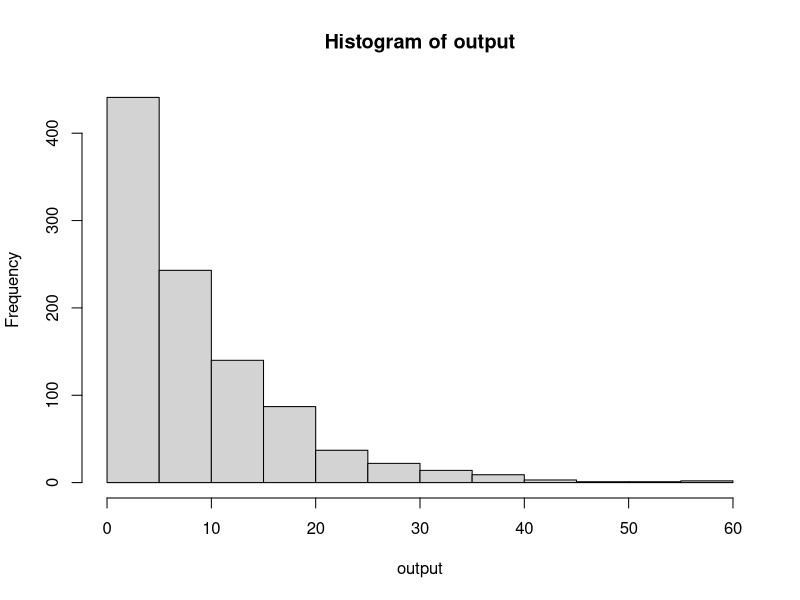
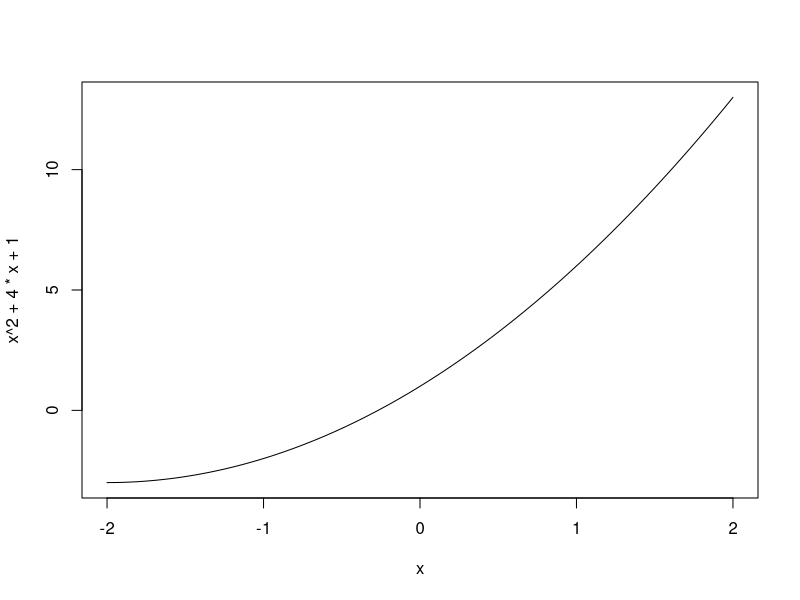

Write the R code that produced these figures, in order.
# estrutura IF ELSE (execução do código
# conforme seu valor lógico)

faltas <- 15
notas <- 20

if (notas >= 70 & faltas <= 15) {
  result <- 'Aprovado'
} else if (notas < 40) {
  result <- 'Reprovado por nota'
} else if (notas < 70 & faltas <= 15) {
  result <- 'Exame Final'
} else {
  result <- 'Reprovado por falta'
}
result


# exercício (saudação conforme horário)

horario <- 10

if (horario >= 6 & horario < 12) {
  saudacao <- 'Bom Dia'
} else if (horario >= 12 & horario < 18) {
  saudacao <- 'Boa Tarde'
} else if (horario >= 18 & horario < 23) {
  saudacao <- 'Boa Noite'
} else {
  stop('Não enviar mensagem!')
}
saudacao


# estrutura SWITCH parecido com o IF ELSE mas confere 
# mais clareza e é mais comum para testar um valor contra
#um conjunto de strings (tem condição final ou de escape)

animal <- 'cachorro'

som <- switch(animal, 
              'cachorro' = 'au au',
              'gato' = 'miau',
              'vaca' = 'muuu'
)

som


# exercício sobre tipos de média
tipo <- 'aritmetica'

x <- 1:10 

switch(tipo,
       'aritmetica' = {
         mean(x)
       },
       'harmonica' = {
         length(x)/sum(1/x)
       },
        'geometrica' = {
          prod(x)^(1/length(x))
        },
        {
          NA_real_
        })


# versões vetoriais de IF ELSE

#versão com IF ELSE
notas2 <- c('joao' = 50, 'ana' = 89,
            'mario' = 28)
ifelse(notas2 >= 70, 'Aprovado',
       ifelse(notas2 >= 40, 'Exame',
              'Reprovado'))

#versão com SWITCH VETORIAL
dplyr::case_when(notas2 >= 70 ~ 'Aprovado',
                 notas2 >= 40 ~ 'Exame',
                 TRUE ~ 'Reprovado')


# estrutura de loop FOR, executar instruções por um número
# previamente conhecido de vezes ou então por uma série conhecida
# de elementos

tx_juros <- 0.01
n_meses <- 12
rend <- numeric(n_meses)
rend[1] <- 100
for (i in 2:n_meses) {
  rend[i] <- rend[i - 1] *(1 + tx_juros)
}
rend

y <- c(3, 2, 2, 1, NA, 0, 4, 1)
s <- 0
for (i in y) {
  if (s > 10) break
  if (is.na(i)) next
  s <- s + i 
  print(s)
}
s

for (i in 1:10) {
  print(i^2)
}


# estrutura WHILE, usado quando precisa executar instruções por um 
# numero desconhecido de vezes (a condição é testada antes da execução)

n_numbers <- 12
total <- 0
i <- 1L
while (i <n_numbers) {
  u <- total + runif(1)
  if (sum(u) > 4) break
  total <- u
  i <- i + 1L
}
total


# estrutura REPEAT, usado quando precisa executar instruções por um 
# numero desconhecido de vezes ou até que uma condição seja atentida

total <- 0
i <- 1L

repeat {
  u <- total + runif(1)
  if (sum(u) > 4) break
  total <- u
  i <- i + 1L
}
total

# exercício sobre lançamentos de dados
# quantas tentativas são necessárias para conseguir uma sequencia
n_max <- 100
tentativas <- 1
while (tentativas < n_max) {
  l1 <- sample(1:6, 3, replace = TRUE) #joga os dados
  l1_ordenado <- sort(l1) #ordena o l1
  print(l1_ordenado)
  seque <- sum(ifelse(diff(l1_ordenado) == 1, TRUE, FALSE))
  if(seque == 2) break
  tentativas <- tentativas + 1
}
tentativas

# exercício - número médio de tentativas

output <- c()
for (i in 1:1000) {
  n_max <- 100
  tentativas <- 1
  while (tentativas < n_max) {
    l1 <- sample(1:6, 3, replace = TRUE) #joga os dados
    l1_ordenado <- sort(l1) #ordena o l1
    print(l1_ordenado)
    seque <- sum(ifelse(diff(l1_ordenado) == 1, TRUE, FALSE))
    if(seque == 2) break
    tentativas <- tentativas + 1
  }
  output[i] <- tentativas
}

mean(output)
hist(output)


# FUNÇÕES, encapsulam uma tarefa composta de várias instruções
# pegando valores de entrada e gerando uma saída
# permitem o reuso de código e preservam ele

imc <- function(peso, altura) {
  imc <- peso/altura^2
  limits <- c(0, 18.5, 25, 30, Inf)
  labels <- c('Magreza', 'Adequado', 
              'Pré-Obeso', 'Obesidade')
  classif <- labels[findInterval(imc, vec = limits)]
  return(list(IMC = imc, Classificação = classif))
}
imc(80, 1.90)

## Tratando exceções

calcula_imc <- function(altura, peso = 80) {
  if(altura < 0) stop("Altura deve ser maior do que zero.")
  if(peso < 0) stop("Peso deve ser maior do que zero.")
  imc <- peso/(altura^2)
  limits <- c(0, 18.5, 25, 30, Inf)
  labels <- c("Magreza", "Adequado", "Pré-obeso", "Obesidade")
  classif <- labels[findInterval(imc, limits)]
  return(list(IMC = imc, Classificao = classif))
}

## Funções sem argumentos
calcula_imc <- function() {
  if(altura < 0) stop("Altura deve ser maior do que zero.")
  if(peso < 0) stop("Peso deve ser maior do que zero.")
  imc <- peso/(altura^2)
  limits <- c(0, 18.5, 25, 30, Inf)
  labels <- c("Magreza", "Adequado", "Pré-obeso", "Obesidade")
  classif <- labels[findInterval(imc, limits)]
  return(list(IMC = imc, Classificao = classif))
}
peso <- 70
altura <- 1.70
calcula_imc()

## Uso dos ... (serve para os parametros, para não precisar repeti-los toda vez)

calcula_imc_numero <- function(peso, altura) {
  imc <- peso/(altura^2)
  return(imc)
}

calcula_imc <- function(...) {
  imc <- calcula_imc_numero(...)
  limits <- c(0, 18.5, 25, 30, Inf)
  labels <- c("Magreza", "Adequado", "Pré-obeso", "Obesidade")
  classif <- labels[findInterval(imc, limits)]
  return(list(IMC = imc, Classificao = classif))
}



# exercício - fórmula de báskara

baskara <- function(a, b, c) {
  delta <- b^2 - 4 * a * c
  x <- (-b + c(-1,1) * sqrt(delta))/(2 * a)
  return(x)
}

baskara(a = 1, b= 4, c= 1)
curve(x^2 + 4*x + 1, from = -2, to = 2)

# exercício - lançamento de dados (mas agr com função)

joga_dados <- function(n_dados, n_max, n_simulacao) {
  output <- c()
  for(i in 1:n_simulacao) {
    tentativas <- 1
    while(tentativas < n_max) {
      l1 <- sample(1:6, n_dados, replace = TRUE) # joga os dados
      l1_ordenado <- sort(l1) # ordenada
      seque <- sum(ifelse(diff(l1_ordenado) == 1, TRUE, FALSE))
      if(seque == c(n_dados-1)) break
      tentativas <- tentativas + 1
    } 
    output[i] <- tentativas
  }
  return(output)
}

jogadas <- joga_dados(n_dados = 5, n_max = 100, n_simulacao = 1000)
jogadas <- joga_dados(n_dados = 4, n_max = 100, n_simulacao = 1000)
mean(jogadas)


